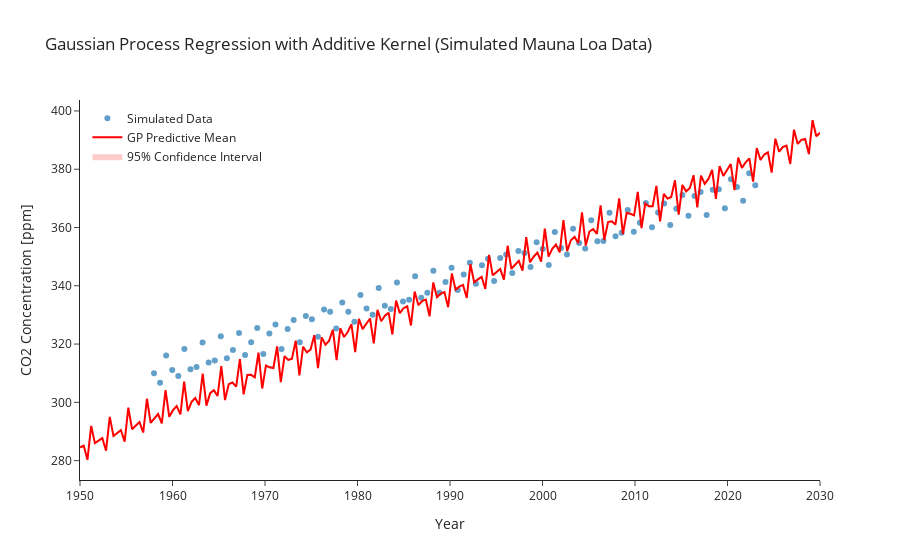

The notebook cell this image was saved under:
### Code cell
# --- Plotting Results ---
import plotly.graph_objects as go

fig = go.Figure()

# Scatter plot for training data
fig.add_trace(
    go.Scatter(
        x=X_train[:, 0],
        y=y_train,
        mode="markers",
        name="Simulated Data",
        marker=dict(size=6, opacity=0.7),
    )
)

# Predictive mean line
fig.add_trace(
    go.Scatter(
        x=X_test[:, 0],
        y=mu_pred,
        mode="lines",
        name="GP Predictive Mean",
        line=dict(color="red"),
    )
)

# 95% confidence interval (shaded area)
fig.add_trace(
    go.Scatter(
        x=jnp.concatenate([X_test[:, 0], X_test[::-1, 0]]),
        y=jnp.concatenate(
            [mu_pred - 2 * predictive_std, (mu_pred + 2 * predictive_std)[::-1]]
        ),
        fill="toself",
        fillcolor="rgba(255,0,0,0.2)",
        line=dict(color="rgba(255,255,255,0)"),
        hoverinfo="skip",
        showlegend=True,
        name="95% Confidence Interval",
    )
)

fig.update_layout(
    title="Gaussian Process Regression with Additive Kernel (Simulated Mauna Loa Data)",
    xaxis_title="Year",
    yaxis_title="CO2 Concentration [ppm]",
    legend=dict(x=0.01, y=0.99),
    template="simple_white",
)

fig.show()

# --- Optional: Plotting individual components (conceptual) ---
# To plot individual components, you would typically need to define a separate GP for each
# component and then condition them independently or jointly.
# For example, to get the mean of the trend component:
# mu_trend, _ = gp_predict(X_train, y_train, X_test, zero_mean_func, linear_k_func, noise_variance=true_noise_variance)
# plt.figure(figsize=(10, 4))
# plt.plot(X_test[:, 0], mu_trend, label='Estimated Trend Component')
# plt.title('Estimated Trend Component')
# plt.grid(True)
# plt.legend()
# plt.show()
# This is a bit more involved as the 'y_train' is a sum, so directly predicting with just one kernel
# using the full y_train is not strictly correct for isolating the component.
# Proper component separation would involve a more advanced multi-output GP setup or specific inference techniques.

### Figure 1 — Plotly figure (JSON) as saved in the notebook; plotly's stock layout.template omitted (floating-point values rounded to 4 significant figures; data arrays with more than 128 entries replaced by an {"elided": "..."} marker saying what was removed)
{"data": [{"marker": {"opacity": 0.7, "size": 6}, "mode": "markers", "name": "Simulated Data", "type": "scatter", "x": [1958.0, 1959.0, 1959.0, 1960.0, 1961.0, 1961.0, 1962.0, 1963.0, 1963.0, 1964.0, 1965.0, 1965.0, 1966.0, 1967.0, 1967.0, 1968.0, 1969.0, 1969.0, 1970.0, 1970.0, 1971.0, 1972.0, 1972.0, 1973.0, 1974.0, 1974.0, 1975.0, 1976.0, 1976.0, 1977.0, 1978.0, 1978.0, 1979.0, 1980.0, 1980.0, 1981.0, 1982.0, 1982.0, 1983.0, 1984.0, 1984.0, 1985.0, 1986.0, 1986.0, 1987.0, 1988.0, 1988.0, 1989.0, 1990.0, 1990.0, 1991.0, 1991.0, 1992.0, 1993.0, 1993.0, 1994.0, 1995.0, 1995.0, 1996.0, 1997.0, 1997.0, 1998.0, 1999.0, 1999.0, 2000.0, 2001.0, 2001.0, 2002.0, 2003.0, 2003.0, 2004.0, 2005.0, 2005.0, 2006.0, 2007.0, 2007.0, 2008.0, 2009.0, 2009.0, 2010.0, 2011.0, 2011.0, 2012.0, 2012.0, 2013.0, 2014.0, 2014.0, 2015.0, 2016.0, 2016.0, 2017.0, 2018.0, 2018.0, 2019.0, 2020.0, 2020.0, 2021.0, 2022.0, 2022.0, 2023.0], "y": [310.0, 306.7, 316.1, 311.1, 309.0, 318.3, 311.4, 312.1, 320.5, 313.7, 314.4, 322.7, 315.2, 318.0, 323.8, 316.2, 320.6, 325.5, 316.5, 323.6, 326.7, 318.3, 325.2, 328.2, 320.6, 329.6, 328.5, 322.5, 331.9, 331.1, 325.3, 334.3, 331.1, 327.7, 336.9, 332.2, 330.1, 339.2, 333.1, 332.1, 341.1, 334.6, 335.2, 343.2, 335.9, 337.6, 345.2, 337.6, 341.3, 346.2, 338.5, 343.9, 347.9, 340.7, 347.0, 349.2, 341.7, 349.5, 350.7, 344.3, 352.0, 351.2, 346.4, 355.0, 352.6, 347.2, 358.4, 352.9, 350.7, 359.6, 354.6, 352.8, 362.5, 355.3, 355.4, 365.1, 357.0, 358.2, 366.0, 358.5, 361.6, 368.4, 360.1, 365.1, 368.2, 360.9, 366.4, 371.1, 364.1, 370.8, 372.2, 364.3, 373.0, 373.1, 366.6, 376.6, 373.9, 369.2, 378.6, 374.5]}, {"line": {"color": "red"}, "mode": "lines", "name": "GP Predictive Mean", "type": "scatter", "x": {"elided": "200 float values"}, "y": {"elided": "200 float values"}}, {"fill": "toself", "fillcolor": "rgba(255,0,0,0.2)", "hoverinfo": "skip", "line": {"color": "rgba(255,255,255,0)"}, "name": "95% Confidence Interval", "showlegend": true, "type": "scatter", "x": {"elided": "400 float values"}, "y": {"elided": "400 float values"}}], "layout": {"legend": {"x": 0.01, "y": 0.99}, "title": {"text": "Gaussian Process Regression with Additive Kernel (Simulated Mauna Loa Data)"}, "xaxis": {"title": {"text": "Year"}}, "yaxis": {"title": {"text": "CO2 Concentration [ppm]"}}}}
